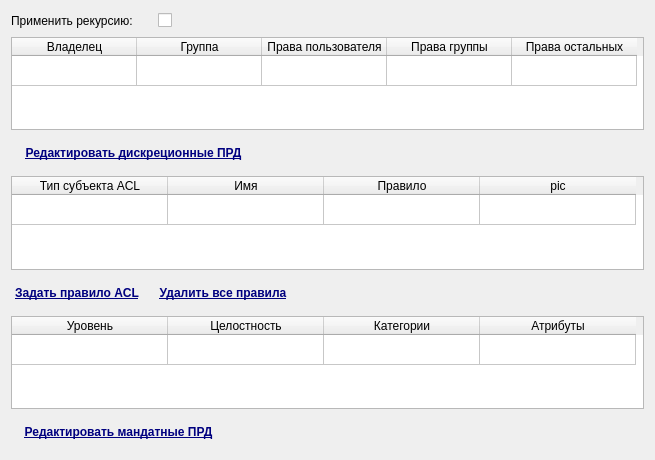
<?xml version="1.0" encoding="UTF-8"?>
<ui version="4.0">
 <class>mand_seiting</class>
 <widget class="QWidget" name="mand_seiting">
  <property name="geometry">
   <rect>
    <x>0</x>
    <y>0</y>
    <width>655</width>
    <height>460</height>
   </rect>
  </property>
  <property name="minimumSize">
   <size>
    <width>655</width>
    <height>460</height>
   </size>
  </property>
  <property name="maximumSize">
   <size>
    <width>655</width>
    <height>16777215</height>
   </size>
  </property>
  <property name="windowTitle">
   <string>Form</string>
  </property>
  <layout class="QGridLayout" name="gridLayout">
   <item row="0" column="0">
    <layout class="QVBoxLayout" name="verticalLayout">
     <item>
      <layout class="QHBoxLayout" name="horizontalLayout">
       <item>
        <widget class="QLabel" name="label">
         <property name="sizePolicy">
          <sizepolicy hsizetype="Fixed" vsizetype="Fixed">
           <horstretch>0</horstretch>
           <verstretch>0</verstretch>
          </sizepolicy>
         </property>
         <property name="minimumSize">
          <size>
           <width>141</width>
           <height>18</height>
          </size>
         </property>
         <property name="maximumSize">
          <size>
           <width>141</width>
           <height>18</height>
          </size>
         </property>
         <property name="text">
          <string>Применить рекурсию:</string>
         </property>
        </widget>
       </item>
       <item>
        <widget class="QCheckBox" name="checkBox">
         <property name="sizePolicy">
          <sizepolicy hsizetype="Fixed" vsizetype="Fixed">
           <horstretch>0</horstretch>
           <verstretch>0</verstretch>
          </sizepolicy>
         </property>
         <property name="layoutDirection">
          <enum>Qt::LeftToRight</enum>
         </property>
         <property name="autoFillBackground">
          <bool>false</bool>
         </property>
         <property name="text">
          <string/>
         </property>
         <property name="tristate">
          <bool>false</bool>
         </property>
        </widget>
       </item>
       <item>
        <spacer name="horizontalSpacer_4">
         <property name="orientation">
          <enum>Qt::Horizontal</enum>
         </property>
         <property name="sizeHint" stdset="0">
          <size>
           <width>40</width>
           <height>20</height>
          </size>
         </property>
        </spacer>
       </item>
      </layout>
     </item>
     <item>
      <widget class="QTableWidget" name="tableWidget_1">
       <attribute name="horizontalHeaderDefaultSectionSize">
        <number>125</number>
       </attribute>
       <attribute name="verticalHeaderVisible">
        <bool>false</bool>
       </attribute>
       <row>
        <property name="text">
         <string>1</string>
        </property>
       </row>
       <column>
        <property name="text">
         <string>Владелец</string>
        </property>
       </column>
       <column>
        <property name="text">
         <string>Группа</string>
        </property>
       </column>
       <column>
        <property name="text">
         <string>Права пользователя</string>
        </property>
       </column>
       <column>
        <property name="text">
         <string>Права группы</string>
        </property>
       </column>
       <column>
        <property name="text">
         <string>Права остальных</string>
        </property>
       </column>
      </widget>
     </item>
     <item>
      <layout class="QHBoxLayout" name="horizontalLayout_3">
       <item>
        <widget class="QPushButton" name="pushButton">
         <property name="sizePolicy">
          <sizepolicy hsizetype="Fixed" vsizetype="Fixed">
           <horstretch>0</horstretch>
           <verstretch>0</verstretch>
          </sizepolicy>
         </property>
         <property name="minimumSize">
          <size>
           <width>245</width>
           <height>34</height>
          </size>
         </property>
         <property name="maximumSize">
          <size>
           <width>245</width>
           <height>34</height>
          </size>
         </property>
         <property name="palette">
          <palette>
           <active>
            <colorrole role="WindowText">
             <brush brushstyle="SolidPattern">
              <color alpha="255">
               <red>0</red>
               <green>0</green>
               <blue>127</blue>
              </color>
             </brush>
            </colorrole>
            <colorrole role="Text">
             <brush brushstyle="SolidPattern">
              <color alpha="255">
               <red>0</red>
               <green>0</green>
               <blue>127</blue>
              </color>
             </brush>
            </colorrole>
            <colorrole role="ButtonText">
             <brush brushstyle="SolidPattern">
              <color alpha="255">
               <red>0</red>
               <green>0</green>
               <blue>127</blue>
              </color>
             </brush>
            </colorrole>
            <colorrole role="ToolTipText">
             <brush brushstyle="SolidPattern">
              <color alpha="255">
               <red>0</red>
               <green>0</green>
               <blue>127</blue>
              </color>
             </brush>
            </colorrole>
           </active>
           <inactive>
            <colorrole role="WindowText">
             <brush brushstyle="SolidPattern">
              <color alpha="255">
               <red>0</red>
               <green>0</green>
               <blue>127</blue>
              </color>
             </brush>
            </colorrole>
            <colorrole role="Text">
             <brush brushstyle="SolidPattern">
              <color alpha="255">
               <red>0</red>
               <green>0</green>
               <blue>127</blue>
              </color>
             </brush>
            </colorrole>
            <colorrole role="ButtonText">
             <brush brushstyle="SolidPattern">
              <color alpha="255">
               <red>0</red>
               <green>0</green>
               <blue>127</blue>
              </color>
             </brush>
            </colorrole>
            <colorrole role="ToolTipText">
             <brush brushstyle="SolidPattern">
              <color alpha="255">
               <red>0</red>
               <green>0</green>
               <blue>127</blue>
              </color>
             </brush>
            </colorrole>
           </inactive>
           <disabled>
            <colorrole role="WindowText">
             <brush brushstyle="SolidPattern">
              <color alpha="255">
               <red>128</red>
               <green>128</green>
               <blue>128</blue>
              </color>
             </brush>
            </colorrole>
            <colorrole role="Text">
             <brush brushstyle="SolidPattern">
              <color alpha="255">
               <red>85</red>
               <green>85</green>
               <blue>85</blue>
              </color>
             </brush>
            </colorrole>
            <colorrole role="ButtonText">
             <brush brushstyle="SolidPattern">
              <color alpha="255">
               <red>128</red>
               <green>128</green>
               <blue>128</blue>
              </color>
             </brush>
            </colorrole>
            <colorrole role="ToolTipText">
             <brush brushstyle="SolidPattern">
              <color alpha="255">
               <red>0</red>
               <green>0</green>
               <blue>127</blue>
              </color>
             </brush>
            </colorrole>
           </disabled>
          </palette>
         </property>
         <property name="font">
          <font>
           <family>Arimo</family>
           <weight>75</weight>
           <bold>true</bold>
           <underline>true</underline>
          </font>
         </property>
         <property name="text">
          <string>Редактировать дискреционные ПРД</string>
         </property>
         <property name="flat">
          <bool>true</bool>
         </property>
        </widget>
       </item>
       <item>
        <spacer name="horizontalSpacer">
         <property name="orientation">
          <enum>Qt::Horizontal</enum>
         </property>
         <property name="sizeHint" stdset="0">
          <size>
           <width>40</width>
           <height>20</height>
          </size>
         </property>
        </spacer>
       </item>
      </layout>
     </item>
     <item>
      <widget class="QTableWidget" name="tableWidget_2">
       <attribute name="horizontalHeaderDefaultSectionSize">
        <number>156</number>
       </attribute>
       <attribute name="verticalHeaderVisible">
        <bool>false</bool>
       </attribute>
       <row>
        <property name="text">
         <string>1</string>
        </property>
       </row>
       <column>
        <property name="text">
         <string>Тип субъекта ACL</string>
        </property>
       </column>
       <column>
        <property name="text">
         <string>Имя</string>
        </property>
       </column>
       <column>
        <property name="text">
         <string>Правило</string>
        </property>
       </column>
       <column>
        <property name="text">
         <string>pic</string>
        </property>
       </column>
      </widget>
     </item>
     <item>
      <layout class="QHBoxLayout" name="horizontalLayout_2">
       <item>
        <widget class="QPushButton" name="pushButton_4">
         <property name="sizePolicy">
          <sizepolicy hsizetype="Fixed" vsizetype="Fixed">
           <horstretch>0</horstretch>
           <verstretch>0</verstretch>
          </sizepolicy>
         </property>
         <property name="maximumSize">
          <size>
           <width>143</width>
           <height>34</height>
          </size>
         </property>
         <property name="sizeIncrement">
          <size>
           <width>143</width>
           <height>34</height>
          </size>
         </property>
         <property name="palette">
          <palette>
           <active>
            <colorrole role="WindowText">
             <brush brushstyle="SolidPattern">
              <color alpha="255">
               <red>0</red>
               <green>0</green>
               <blue>127</blue>
              </color>
             </brush>
            </colorrole>
            <colorrole role="Text">
             <brush brushstyle="SolidPattern">
              <color alpha="255">
               <red>0</red>
               <green>0</green>
               <blue>127</blue>
              </color>
             </brush>
            </colorrole>
            <colorrole role="ButtonText">
             <brush brushstyle="SolidPattern">
              <color alpha="255">
               <red>0</red>
               <green>0</green>
               <blue>127</blue>
              </color>
             </brush>
            </colorrole>
            <colorrole role="ToolTipText">
             <brush brushstyle="SolidPattern">
              <color alpha="255">
               <red>0</red>
               <green>0</green>
               <blue>127</blue>
              </color>
             </brush>
            </colorrole>
           </active>
           <inactive>
            <colorrole role="WindowText">
             <brush brushstyle="SolidPattern">
              <color alpha="255">
               <red>0</red>
               <green>0</green>
               <blue>127</blue>
              </color>
             </brush>
            </colorrole>
            <colorrole role="Text">
             <brush brushstyle="SolidPattern">
              <color alpha="255">
               <red>0</red>
               <green>0</green>
               <blue>127</blue>
              </color>
             </brush>
            </colorrole>
            <colorrole role="ButtonText">
             <brush brushstyle="SolidPattern">
              <color alpha="255">
               <red>0</red>
               <green>0</green>
               <blue>127</blue>
              </color>
             </brush>
            </colorrole>
            <colorrole role="ToolTipText">
             <brush brushstyle="SolidPattern">
              <color alpha="255">
               <red>0</red>
               <green>0</green>
               <blue>127</blue>
              </color>
             </brush>
            </colorrole>
           </inactive>
           <disabled>
            <colorrole role="WindowText">
             <brush brushstyle="SolidPattern">
              <color alpha="255">
               <red>128</red>
               <green>128</green>
               <blue>128</blue>
              </color>
             </brush>
            </colorrole>
            <colorrole role="Text">
             <brush brushstyle="SolidPattern">
              <color alpha="255">
               <red>85</red>
               <green>85</green>
               <blue>85</blue>
              </color>
             </brush>
            </colorrole>
            <colorrole role="ButtonText">
             <brush brushstyle="SolidPattern">
              <color alpha="255">
               <red>128</red>
               <green>128</green>
               <blue>128</blue>
              </color>
             </brush>
            </colorrole>
            <colorrole role="ToolTipText">
             <brush brushstyle="SolidPattern">
              <color alpha="255">
               <red>0</red>
               <green>0</green>
               <blue>127</blue>
              </color>
             </brush>
            </colorrole>
           </disabled>
          </palette>
         </property>
         <property name="font">
          <font>
           <family>Arimo</family>
           <weight>75</weight>
           <bold>true</bold>
           <underline>true</underline>
          </font>
         </property>
         <property name="text">
          <string>Задать правило ACL</string>
         </property>
         <property name="flat">
          <bool>true</bool>
         </property>
        </widget>
       </item>
       <item>
        <widget class="QPushButton" name="pushButton_2">
         <property name="sizePolicy">
          <sizepolicy hsizetype="Fixed" vsizetype="Fixed">
           <horstretch>0</horstretch>
           <verstretch>0</verstretch>
          </sizepolicy>
         </property>
         <property name="minimumSize">
          <size>
           <width>148</width>
           <height>34</height>
          </size>
         </property>
         <property name="maximumSize">
          <size>
           <width>148</width>
           <height>34</height>
          </size>
         </property>
         <property name="palette">
          <palette>
           <active>
            <colorrole role="WindowText">
             <brush brushstyle="SolidPattern">
              <color alpha="255">
               <red>0</red>
               <green>0</green>
               <blue>127</blue>
              </color>
             </brush>
            </colorrole>
            <colorrole role="Text">
             <brush brushstyle="SolidPattern">
              <color alpha="255">
               <red>0</red>
               <green>0</green>
               <blue>127</blue>
              </color>
             </brush>
            </colorrole>
            <colorrole role="ButtonText">
             <brush brushstyle="SolidPattern">
              <color alpha="255">
               <red>0</red>
               <green>0</green>
               <blue>127</blue>
              </color>
             </brush>
            </colorrole>
            <colorrole role="ToolTipText">
             <brush brushstyle="SolidPattern">
              <color alpha="255">
               <red>0</red>
               <green>0</green>
               <blue>127</blue>
              </color>
             </brush>
            </colorrole>
           </active>
           <inactive>
            <colorrole role="WindowText">
             <brush brushstyle="SolidPattern">
              <color alpha="255">
               <red>0</red>
               <green>0</green>
               <blue>127</blue>
              </color>
             </brush>
            </colorrole>
            <colorrole role="Text">
             <brush brushstyle="SolidPattern">
              <color alpha="255">
               <red>0</red>
               <green>0</green>
               <blue>127</blue>
              </color>
             </brush>
            </colorrole>
            <colorrole role="ButtonText">
             <brush brushstyle="SolidPattern">
              <color alpha="255">
               <red>0</red>
               <green>0</green>
               <blue>127</blue>
              </color>
             </brush>
            </colorrole>
            <colorrole role="ToolTipText">
             <brush brushstyle="SolidPattern">
              <color alpha="255">
               <red>0</red>
               <green>0</green>
               <blue>127</blue>
              </color>
             </brush>
            </colorrole>
           </inactive>
           <disabled>
            <colorrole role="WindowText">
             <brush brushstyle="SolidPattern">
              <color alpha="255">
               <red>128</red>
               <green>128</green>
               <blue>128</blue>
              </color>
             </brush>
            </colorrole>
            <colorrole role="Text">
             <brush brushstyle="SolidPattern">
              <color alpha="255">
               <red>85</red>
               <green>85</green>
               <blue>85</blue>
              </color>
             </brush>
            </colorrole>
            <colorrole role="ButtonText">
             <brush brushstyle="SolidPattern">
              <color alpha="255">
               <red>128</red>
               <green>128</green>
               <blue>128</blue>
              </color>
             </brush>
            </colorrole>
            <colorrole role="ToolTipText">
             <brush brushstyle="SolidPattern">
              <color alpha="255">
               <red>0</red>
               <green>0</green>
               <blue>127</blue>
              </color>
             </brush>
            </colorrole>
           </disabled>
          </palette>
         </property>
         <property name="font">
          <font>
           <family>Arimo</family>
           <weight>75</weight>
           <bold>true</bold>
           <underline>true</underline>
          </font>
         </property>
         <property name="text">
          <string>Удалить все правила</string>
         </property>
         <property name="flat">
          <bool>true</bool>
         </property>
        </widget>
       </item>
       <item>
        <spacer name="horizontalSpacer_2">
         <property name="orientation">
          <enum>Qt::Horizontal</enum>
         </property>
         <property name="sizeHint" stdset="0">
          <size>
           <width>40</width>
           <height>20</height>
          </size>
         </property>
        </spacer>
       </item>
      </layout>
     </item>
     <item>
      <widget class="QTableWidget" name="tableWidget_3">
       <attribute name="horizontalHeaderDefaultSectionSize">
        <number>156</number>
       </attribute>
       <attribute name="horizontalHeaderMinimumSectionSize">
        <number>59</number>
       </attribute>
       <attribute name="verticalHeaderVisible">
        <bool>false</bool>
       </attribute>
       <row>
        <property name="text">
         <string>1</string>
        </property>
       </row>
       <column>
        <property name="text">
         <string>Уровень</string>
        </property>
       </column>
       <column>
        <property name="text">
         <string>Целостность</string>
        </property>
       </column>
       <column>
        <property name="text">
         <string>Категории</string>
        </property>
       </column>
       <column>
        <property name="text">
         <string>Атрибуты</string>
        </property>
       </column>
      </widget>
     </item>
     <item>
      <layout class="QHBoxLayout" name="horizontalLayout_4">
       <item>
        <widget class="QPushButton" name="pushButton_3">
         <property name="sizePolicy">
          <sizepolicy hsizetype="Fixed" vsizetype="Fixed">
           <horstretch>0</horstretch>
           <verstretch>0</verstretch>
          </sizepolicy>
         </property>
         <property name="minimumSize">
          <size>
           <width>215</width>
           <height>34</height>
          </size>
         </property>
         <property name="maximumSize">
          <size>
           <width>215</width>
           <height>34</height>
          </size>
         </property>
         <property name="palette">
          <palette>
           <active>
            <colorrole role="WindowText">
             <brush brushstyle="SolidPattern">
              <color alpha="255">
               <red>0</red>
               <green>0</green>
               <blue>127</blue>
              </color>
             </brush>
            </colorrole>
            <colorrole role="Text">
             <brush brushstyle="SolidPattern">
              <color alpha="255">
               <red>0</red>
               <green>0</green>
               <blue>127</blue>
              </color>
             </brush>
            </colorrole>
            <colorrole role="ButtonText">
             <brush brushstyle="SolidPattern">
              <color alpha="255">
               <red>0</red>
               <green>0</green>
               <blue>127</blue>
              </color>
             </brush>
            </colorrole>
            <colorrole role="ToolTipText">
             <brush brushstyle="SolidPattern">
              <color alpha="255">
               <red>0</red>
               <green>0</green>
               <blue>127</blue>
              </color>
             </brush>
            </colorrole>
           </active>
           <inactive>
            <colorrole role="WindowText">
             <brush brushstyle="SolidPattern">
              <color alpha="255">
               <red>0</red>
               <green>0</green>
               <blue>127</blue>
              </color>
             </brush>
            </colorrole>
            <colorrole role="Text">
             <brush brushstyle="SolidPattern">
              <color alpha="255">
               <red>0</red>
               <green>0</green>
               <blue>127</blue>
              </color>
             </brush>
            </colorrole>
            <colorrole role="ButtonText">
             <brush brushstyle="SolidPattern">
              <color alpha="255">
               <red>0</red>
               <green>0</green>
               <blue>127</blue>
              </color>
             </brush>
            </colorrole>
            <colorrole role="ToolTipText">
             <brush brushstyle="SolidPattern">
              <color alpha="255">
               <red>0</red>
               <green>0</green>
               <blue>127</blue>
              </color>
             </brush>
            </colorrole>
           </inactive>
           <disabled>
            <colorrole role="WindowText">
             <brush brushstyle="SolidPattern">
              <color alpha="255">
               <red>128</red>
               <green>128</green>
               <blue>128</blue>
              </color>
             </brush>
            </colorrole>
            <colorrole role="Text">
             <brush brushstyle="SolidPattern">
              <color alpha="255">
               <red>85</red>
               <green>85</green>
               <blue>85</blue>
              </color>
             </brush>
            </colorrole>
            <colorrole role="ButtonText">
             <brush brushstyle="SolidPattern">
              <color alpha="255">
               <red>128</red>
               <green>128</green>
               <blue>128</blue>
              </color>
             </brush>
            </colorrole>
            <colorrole role="ToolTipText">
             <brush brushstyle="SolidPattern">
              <color alpha="255">
               <red>0</red>
               <green>0</green>
               <blue>127</blue>
              </color>
             </brush>
            </colorrole>
           </disabled>
          </palette>
         </property>
         <property name="font">
          <font>
           <family>Arimo</family>
           <weight>75</weight>
           <bold>true</bold>
           <underline>true</underline>
          </font>
         </property>
         <property name="text">
          <string>Редактировать мандатные ПРД</string>
         </property>
         <property name="flat">
          <bool>true</bool>
         </property>
        </widget>
       </item>
       <item>
        <spacer name="horizontalSpacer_3">
         <property name="orientation">
          <enum>Qt::Horizontal</enum>
         </property>
         <property name="sizeHint" stdset="0">
          <size>
           <width>40</width>
           <height>20</height>
          </size>
         </property>
        </spacer>
       </item>
      </layout>
     </item>
    </layout>
   </item>
  </layout>
 </widget>
 <resources/>
 <connections/>
</ui>
